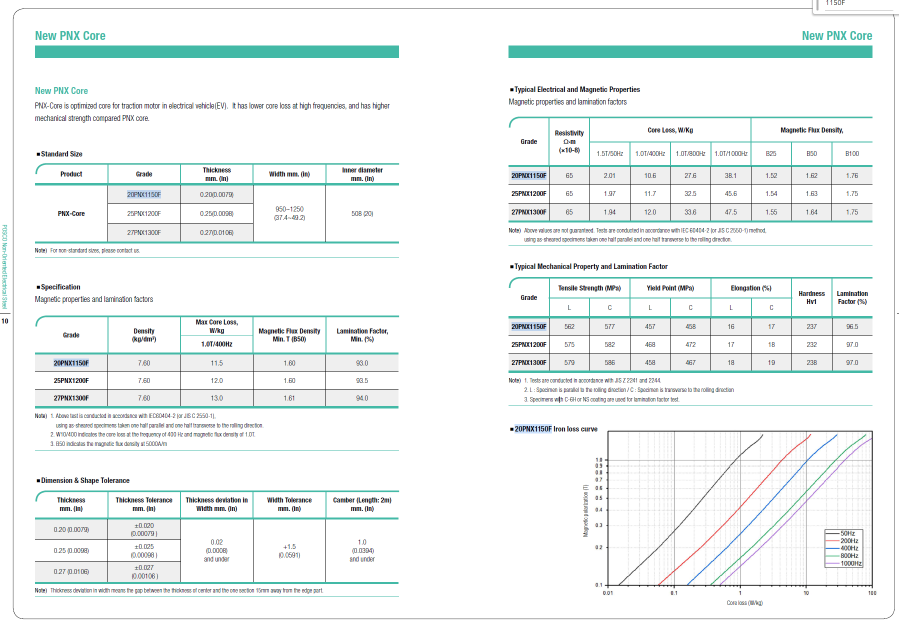
#> input picture material/PNX1150F.png, 1797 x 1253 px, found by its file name (shown at 1/2 size)
$ python digitize_pnx_curve.py
#> lines starting #> are read from the running program, lines starting #| are printed output that depends on the picture; after the words box and inside, x2 and y2 are one past the last pixel; in counts of white or black regions, pixels touching at a corner belong together
import json
from pathlib import Path

import numpy as np
from PIL import Image, ImageDraw


IMG_PATH = Path("material/PNX1150F.png")
OUT_PATH = Path("material/pnx1150f_digitized_points.json")

# Plot box from page image (detected from border lines)
X0, X1 = 1215, 1744
Y0, Y1 = 862, 1170

# Axis calibration pixel bounds inside plot box (auto-detected at runtime)
AX_X0, AX_X1 = X0, X1
AX_Y0, AX_Y1 = Y0, Y1

# Axis calibration
P_MIN, P_MAX = 0.01, 100.0
B_MIN, B_MAX = 0.1, 1.0
B_AXIS_SCALE = "log10"

# Digitization grid (more granular than 0.2T spacing)
B_GRID_START = 0.2
B_GRID_END = 1.0
B_GRID_STEP = 0.05
TARGET_B = [round(float(v), 4) for v in np.arange(B_GRID_START, B_GRID_END + 0.5 * B_GRID_STEP, B_GRID_STEP)]

COARSE_GUIDE_POINTS = {
    "50Hz": [(0.2, 0.04), (0.4, 0.15), (0.6, 0.35), (0.8, 0.62), (1.0, 0.95)],
    "200Hz": [(0.2, 0.22), (0.4, 0.85), (0.6, 1.8), (0.8, 3.3), (1.0, 5.1)],
    "400Hz": [(0.2, 0.55), (0.4, 2.0), (0.6, 4.5), (0.8, 7.8), (1.0, 10.6)],
    "800Hz": [(0.2, 1.4), (0.4, 6.5), (0.6, 12.0), (0.8, 21.0), (1.0, 27.6)],
    "1000Hz": [(0.2, 2.0), (0.4, 7.8), (0.6, 16.5), (0.8, 28.0), (1.0, 38.1)],
}

# Explicit visual sanity bounds from plot-grid inspection.
VISUAL_BOUNDS = {
    ("800Hz", 0.4): (6.0, 7.0),
}

# Anchor at B=1.0T (table or visually estimated)
ANCHOR_P_AT_B1 = {
    "50Hz": 0.95,
    "200Hz": 5.1,
    "400Hz": 10.6,
    "800Hz": 27.6,
    "1000Hz": 38.1,
}


def b_to_y(b):
    h = AX_Y1 - AX_Y0
    if B_AXIS_SCALE == "log10":
        t = (np.log10(float(b)) - np.log10(B_MIN)) / (np.log10(B_MAX) - np.log10(B_MIN))
    else:
        t = (float(b) - B_MIN) / (B_MAX - B_MIN)
    y = AX_Y1 - t * h
    return int(round(y))


def x_to_p(x):
    w = AX_X1 - AX_X0
    t = (float(x) - AX_X0) / w
    logp = np.log10(P_MIN) + t * (np.log10(P_MAX) - np.log10(P_MIN))
    return float(10 ** logp)


def p_to_x(p):
    w = AX_X1 - AX_X0
    t = (np.log10(float(p)) - np.log10(P_MIN)) / (np.log10(P_MAX) - np.log10(P_MIN))
    return int(round(AX_X0 + t * w))


def detect_axis_pixels(img):
    roi = img[Y0 : Y1 + 1, X0 : X1 + 1]
    h, w, _ = roi.shape
    mask = np.any(roi < 245, axis=2)

    row_counts = mask.sum(axis=1)
    col_counts = mask.sum(axis=0)

    full_rows = [i for i, v in enumerate(row_counts) if v >= int(w * 0.97)]
    full_cols = [i for i, v in enumerate(col_counts) if v >= int(h * 0.97)]

    if not full_rows or not full_cols:
        return X0, X1, Y0, Y1

    y_bottom_rel = max(full_rows)
    top_candidates = [r for r in full_rows if 5 < r < y_bottom_rel - 20]
    y_top_rel = min(top_candidates) if top_candidates else min(full_rows)

    x_left_rel = min(full_cols)
    x_right_rel = max(full_cols)

    if x_right_rel - x_left_rel < int(0.6 * w):
        x_left_rel, x_right_rel = 0, w - 1
    if y_bottom_rel - y_top_rel < int(0.4 * h):
        y_top_rel, y_bottom_rel = 0, h - 1

    return X0 + x_left_rel, X0 + x_right_rel, Y0 + y_top_rel, Y0 + y_bottom_rel


def build_masks(img):
    r = img[:, :, 0]
    g = img[:, :, 1]
    b = img[:, :, 2]

    masks = {
        "50Hz": (r < 85) & (g < 85) & (b < 85),
        "200Hz": (r > 170) & (g < 125) & (b < 125),
        "400Hz": (b > 150) & (r < 125) & (g < 190),
        "800Hz": (g > 125) & (r < 140) & (b < 150),
        "1000Hz": (r > 130) & (b > 130) & (g < 165),
    }
    return masks


# [17 lines left out: function pick_x, not called in this run]


def pick_x_near(mask, y, ref_x, y_win=3, x_win=180, monotonic_max=None):
    y0 = max(Y0, y - y_win)
    y1 = min(Y1, y + y_win)
    band = mask[y0 : y1 + 1, X0 : X1 + 1]
    _, xs = np.where(band)
    if xs.size == 0:
        return None
    x_abs = xs + X0

    if monotonic_max is not None:
        x_abs = x_abs[x_abs <= monotonic_max + 6]
        if x_abs.size == 0:
            return None

    # Exclude legend segment area for middle-low B rows.
    if 1025 <= y <= 1125:
        x_abs = x_abs[x_abs < 1650]
        if x_abs.size == 0:
            return None

    x_abs = x_abs[(x_abs >= ref_x - x_win) & (x_abs <= ref_x + x_win)]
    if x_abs.size == 0:
        return None

    return int(x_abs[np.argmin(np.abs(x_abs - ref_x))])


def extract_points(img):
    masks = build_masks(img)
    out = {}
    for freq, mask in masks.items():
        freq_points = []
        b_desc = sorted(TARGET_B, reverse=True)

        # Seed by anchor at 1.0T when possible.
        seed_p = ANCHOR_P_AT_B1.get(freq)
        prev_x = p_to_x(seed_p) if seed_p is not None else None

        for b_val in b_desc:
            y = b_to_y(b_val)

            if prev_x is None:
                x = pick_x(mask, y)
            else:
                x = pick_x_near(mask, y, ref_x=prev_x, monotonic_max=prev_x)

            if x is None:
                continue

            p = x_to_p(x)
            freq_points.append((float(b_val), p))
            prev_x = x

        freq_points.sort(key=lambda t: t[0])
        out[freq] = freq_points
    return out


def complete_curve(points, target_b):
    if not points:
        return []

    pmap = {float(b): float(p) for b, p in points}
    known = sorted((b, p) for b, p in pmap.items() if p > 0)
    if len(known) == 1:
        b0, p0 = known[0]
        return [(b, p0) for b in target_b]

    def interp_loglog(b, b1, p1, b2, p2):
        lb = np.log10(float(b))
        lb1, lb2 = np.log10(float(b1)), np.log10(float(b2))
        lp1, lp2 = np.log10(float(p1)), np.log10(float(p2))
        if abs(lb2 - lb1) < 1e-15:
            return float(p1)
        t = (lb - lb1) / (lb2 - lb1)
        lp = lp1 + t * (lp2 - lp1)
        return float(10 ** lp)

    out = []
    kb = [b for b, _ in known]
    kp = [p for _, p in known]
    for b in target_b:
        b = float(b)
        if b in pmap:
            out.append((b, float(pmap[b])))
            continue

        if b < kb[0]:
            p = interp_loglog(b, kb[0], kp[0], kb[1], kp[1])
        elif b > kb[-1]:
            p = interp_loglog(b, kb[-2], kp[-2], kb[-1], kp[-1])
        else:
            j = 1
            while j < len(kb) and kb[j] < b:
                j += 1
            p = interp_loglog(b, kb[j - 1], kp[j - 1], kb[j], kp[j])
        out.append((b, p))

    # Enforce monotonic increase with B.
    fixed = []
    prev = 0.0
    for b, p in sorted(out, key=lambda t: t[0]):
        pp = max(float(p), prev * 1.001 if prev > 0 else float(p))
        fixed.append((b, pp))
        prev = pp
    return fixed


def is_curve_suspicious(points):
    if len(points) != len(TARGET_B):
        return True
    vals = [float(p) for _, p in points]
    if min(vals) <= 0:
        return True
    if vals[-1] / vals[0] < 4.0:
        return True
    # detect abrupt end jump often caused by legend contamination near high-B point
    if len(vals) >= 2 and vals[-1] / max(vals[-2], 1e-12) > 2.0:
        return True
    # too many non-increasing steps
    non_inc = sum(1 for i in range(len(vals) - 1) if vals[i + 1] <= vals[i])
    return non_inc > 1


def enforce_visual_bounds(data):
    for (freq, b), (lo, hi) in VISUAL_BOUNDS.items():
        arr = data.get(freq, [])
        idx = next((i for i, (bb, _) in enumerate(arr) if abs(bb - b) < 1e-12), None)
        if idx is None:
            continue
        p = arr[idx][1]
        if p < lo or p > hi:
            arr[idx] = (arr[idx][0], min(max(p, lo), hi))
            data[freq] = complete_curve(arr, TARGET_B)


def value_at_b(points, b):
    idx = next((i for i, (bb, _) in enumerate(points) if abs(float(bb) - float(b)) < 1e-12), None)
    if idx is None:
        return None
    return float(points[idx][1])


def build_validation_report(data):
    checks = []
    for (freq, b), (lo, hi) in VISUAL_BOUNDS.items():
        p = value_at_b(data.get(freq, []), b)
        ok = p is not None and lo <= p <= hi
        checks.append({"frequency": freq, "B": b, "min": lo, "max": hi, "value": p, "ok": ok})
    return {"bounds_checks": checks, "all_passed": all(c["ok"] for c in checks) if checks else True}


def max_rel_error_vs_guide(points, guide):
    pmap = {float(b): float(p) for b, p in points}
    rels = []
    for b, g in guide:
        p = pmap.get(float(b))
        if p is None:
            continue
        rels.append(abs(p - g) / max(abs(g), 1e-12))
    return max(rels) if rels else float("inf")


def p_to_x_local(p):
    return p_to_x(p)


def b_to_y_local(b):
    return b_to_y(b)


def export_overlays(img, data):
    out_dir = Path("picture/digitize_debug/pnx1150f")
    out_dir.mkdir(parents=True, exist_ok=True)

    colors = {
        "50Hz": (0, 0, 0),
        "200Hz": (220, 60, 60),
        "400Hz": (40, 120, 220),
        "800Hz": (60, 170, 90),
        "1000Hz": (160, 90, 200),
    }

    full = Image.fromarray(img.copy())
    d_full = ImageDraw.Draw(full)
    d_full.rectangle([X0, Y0, X1, Y1], outline=(255, 120, 0), width=2)
    d_full.rectangle([AX_X0, AX_Y0, AX_X1, AX_Y1], outline=(0, 220, 220), width=2)

    freq_files = {}
    for freq, pts in data.items():
        color = colors.get(freq, (255, 255, 0))
        roi = Image.fromarray(img[Y0 : Y1 + 1, X0 : X1 + 1].copy())
        d_roi = ImageDraw.Draw(roi)
        d_roi.rectangle([0, 0, X1 - X0, Y1 - Y0], outline=(255, 120, 0), width=2)
        d_roi.rectangle([AX_X0 - X0, AX_Y0 - Y0, AX_X1 - X0, AX_Y1 - Y0], outline=(0, 220, 220), width=2)

        for b, p in pts:
            x = p_to_x_local(p)
            y = b_to_y_local(b)
            d_full.ellipse([x - 3, y - 3, x + 3, y + 3], fill=color)
            d_roi.ellipse([x - X0 - 3, y - Y0 - 3, x - X0 + 3, y - Y0 + 3], fill=color)

        path = out_dir / f"overlay_{freq.lower()}.png"
        roi.save(path)
        freq_files[freq] = str(path).replace("\\", "/")

    full_path = out_dir / "overlay_all_freq.png"
    full.save(full_path)

    return {
        "all": str(full_path).replace("\\", "/"),
        "per_frequency": freq_files,
    }


def main():
    global AX_X0, AX_X1, AX_Y0, AX_Y1

    img = np.array(Image.open(IMG_PATH).convert("RGB"))
    AX_X0, AX_X1, AX_Y0, AX_Y1 = detect_axis_pixels(img)
#> in detect_axis_pixels, `roi = img[Y0 : Y1 + 1, X0 : X1 + 1]`:
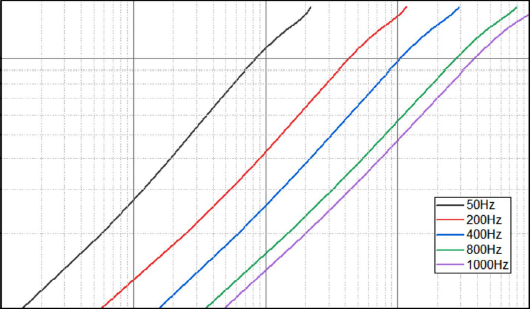
#> roi: shape (309, 530, 3); mean R, G, B 242.6, 242.6, 243.1
#> in detect_axis_pixels, `mask = np.any(roi < 245, axis=2)`:
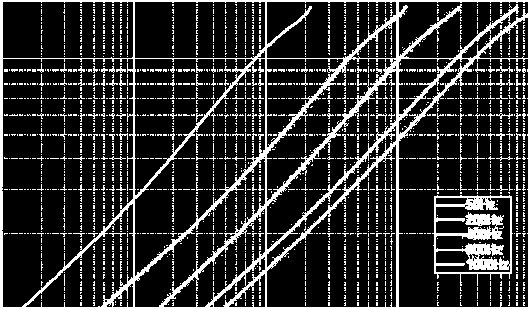
#> mask: shape (309, 530) bool; 18.9% white; 2317 white regions (2274 under 20 px), largest, box (x1, y1, x2, y2) and area: (0, 0, 530, 309) 16564, (432, 195, 513, 286) 2904, (496, 66, 513, 73) 49
#> in detect_axis_pixels, `row_counts = mask.sum(axis=1)`: row_counts = 309 values, max 530 at index 0, min 12 at index 3, mean 100
#> in detect_axis_pixels, `col_counts = mask.sum(axis=0)`: col_counts = 530 values, max 309 at index 0, min 5 at index 3, mean 58.31
#> in detect_axis_pixels, `full_rows = [i for i, v in enumerate(row_counts) if v >= int(w * 0.97)]`: full_rows = [0, 1, 58, 307, 308]
#> in detect_axis_pixels, `full_cols = [i for i, v in enumerate(col_counts) if v >= int(h * 0.97)]`: full_cols = [0, 1, 2, 133, 134, 265, 266, 396, 397, 398, 528, 529]
#> in detect_axis_pixels, `y_bottom_rel = max(full_rows)`: y_bottom_rel = 308
#> in detect_axis_pixels, `top_candidates = [r for r in full_rows if 5 < r < y_bottom_rel - 20]`: top_candidates = [58]
#> in detect_axis_pixels, `y_top_rel = min(top_candidates) if top_candidates else min(full_rows)`: y_top_rel = 58
#> in detect_axis_pixels, `x_left_rel = min(full_cols)`: x_left_rel = 0
#> in detect_axis_pixels, `x_right_rel = max(full_cols)`: x_right_rel = 529
#> AX_X0 = 1215; AX_X1 = 1744; AX_Y0 = 920; AX_Y1 = 1170

    data = extract_points(img)
#> in build_masks, `r = img[:, :, 0]`:
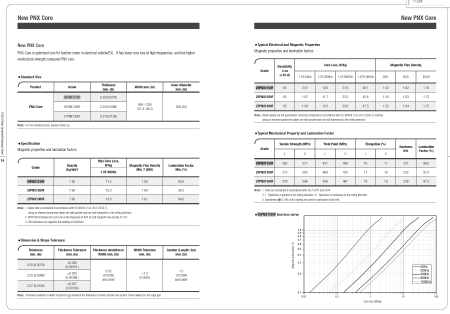
#> r: shape (1253, 1797) (shown at 1/4 size); min 0, max 255, mean 239
#> in build_masks, `g = img[:, :, 1]`:
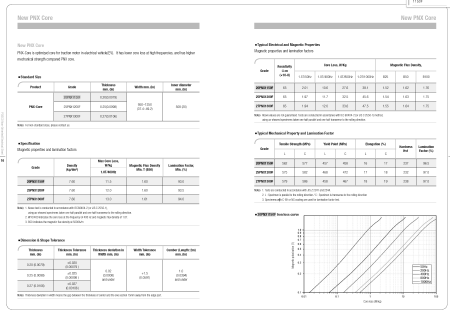
#> g: shape (1253, 1797) (shown at 1/4 size); min 0, max 255, mean 243.9
#> in extract_points, `masks = build_masks(img)`: masks = 5 items
#> the loop in extract_points, `for freq, mask in masks.items():` made 5 passes
#> (freq, seed_p) on passes 3 to 4: ('400Hz', 10.6), ('800Hz', 27.6)

    # Anchor table points for better consistency at B=1.0
    table_anchor = {
        "400Hz": 10.6,
        "800Hz": 27.6,
        "1000Hz": 38.1,
    }
    for freq, p in table_anchor.items():
        pts = [(b, v) for (b, v) in data.get(freq, []) if abs(b - 1.0) > 1e-12]
        pts.append((1.0, p))
        pts.sort(key=lambda t: t[0])
        data[freq] = pts

    # Complete each curve over TARGET_B with log-log interpolation/extrapolation.
    for freq in list(data.keys()):
        data[freq] = complete_curve(data[freq], TARGET_B)
#> this loop made 5 passes
#> freq on passes 1 to 5: '50Hz', '200Hz', '400Hz', '800Hz', '1000Hz'

    # Fallback to coarse guide interpolation when extracted curve looks suspicious.
    for freq, guide in COARSE_GUIDE_POINTS.items():
        if freq not in data or is_curve_suspicious(data[freq]):
            data[freq] = complete_curve(guide, TARGET_B)
            continue

        # Even if shape checks pass, reject when coarse checkpoints deviate too much.
        rel = max_rel_error_vs_guide(data[freq], guide)
        if rel > 0.20:
            data[freq] = complete_curve(guide, TARGET_B)

    enforce_visual_bounds(data)

    # Cross-frequency monotonicity per B: 50 <= 200 <= 400 <= 800 <= 1000.
    freq_order = ["50Hz", "200Hz", "400Hz", "800Hz", "1000Hz"]
    for b in TARGET_B:
        prev = 0.0
        for f in freq_order:
            arr = data.get(f, [])
            idx = next((i for i, (bb, _) in enumerate(arr) if abs(bb - b) < 1e-12), None)
            if idx is None:
                continue
            p = arr[idx][1]
            p_fixed = max(p, prev * 1.001 if prev > 0 else p)
            arr[idx] = (arr[idx][0], p_fixed)
            prev = p_fixed
#> this loop made 17 passes
#> b on passes 1 to 8: 0.2, 0.25, 0.3, 0.35, 0.4, 0.45, 0.5, 0.55

    # Keep B<1.0 points below the anchored 1.0T value per frequency.
    for f, arr in data.items():
        p_end = next((p for b, p in arr if abs(b - 1.0) < 1e-12), None)
        if p_end is None:
            continue
        cap = p_end * 0.999
        fixed = []
        for b, p in arr:
            if b < 1.0:
                fixed.append((b, min(p, cap)))
            else:
                fixed.append((b, p))
        prev = 0.0
        mono = []
        for b, p in fixed:
            pp = max(p, prev * 1.001 if prev > 0 else p)
            mono.append((b, pp))
            prev = pp
        data[f] = mono
#> this loop made 5 passes

    validation = build_validation_report(data)
    overlays = export_overlays(img, data)
#> the loop in export_overlays, `for freq, pts in data.items():` made 5 passes
#> pass 1, in export_overlays, `roi.save(path)`:
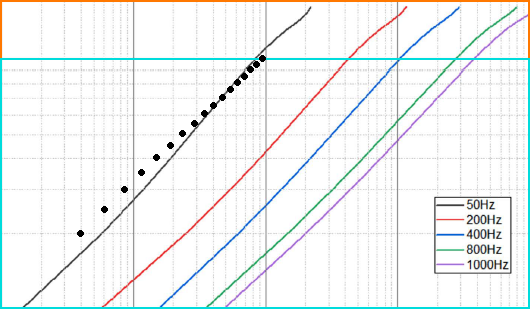
#> saved as overlay_50hz.png: PIL image 530x309 RGB; mean R, G, B 240.6, 243.7, 243.3
#> pass 2, in export_overlays, `roi.save(path)`:
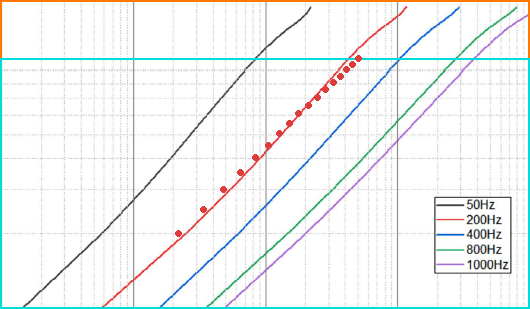
#> saved as overlay_200hz.png: PIL image 530x309 RGB; mean R, G, B 241.4, 244, 243.6
#> in export_overlays, `full.save(full_path)`:
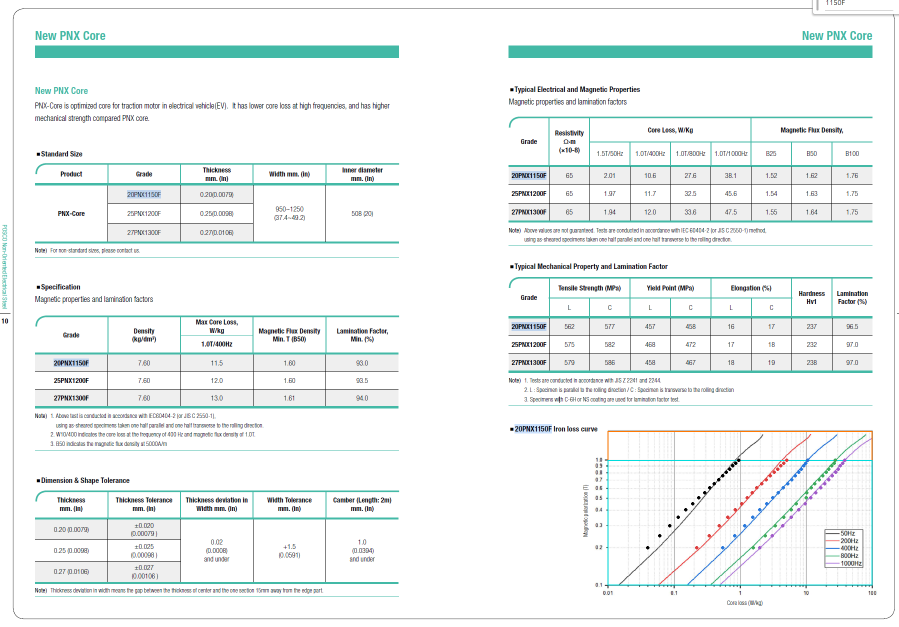
#> saved as overlay_all_freq.png: PIL image 1797x1253 RGB (shown at 1/2 size); mean R, G, B 238.7, 243.8, 243.2

    payload = {
        "source_image": str(IMG_PATH).replace("\\", "/"),
        "plot_box": {"x0": X0, "x1": X1, "y0": Y0, "y1": Y1},
        "axis_pixels": {"x0": AX_X0, "x1": AX_X1, "y0": AX_Y0, "y1": AX_Y1},
        "axis": {
            "core_loss_w_per_kg": {"min": P_MIN, "max": P_MAX, "scale": "log10"},
            "magnetic_flux_density_t": {"min": B_MIN, "max": B_MAX, "scale": B_AXIS_SCALE},
        },
        "validation": validation,
        "overlay_images": overlays,
        "points_by_frequency": data,
    }

    OUT_PATH.parent.mkdir(parents=True, exist_ok=True)
    OUT_PATH.write_text(json.dumps(payload, indent=2), encoding="utf-8")
    print(f"saved: {OUT_PATH}")
    print("validation:", validation)
#| validation: {'bounds_checks': [{'frequency': '800Hz', 'B': 0.4, 'min': 6.0, 'max': 7.0, 'value': 6.0, 'ok': True}], 'all_passed': True}
    print("overlay:", overlays)
#> (printed output is left out)
    for freq, pts in data.items():
        print(freq, pts)


if __name__ == "__main__":
    main()

$ run again, with material/1K101_BH_curve.png copied over material/PNX1150F.png
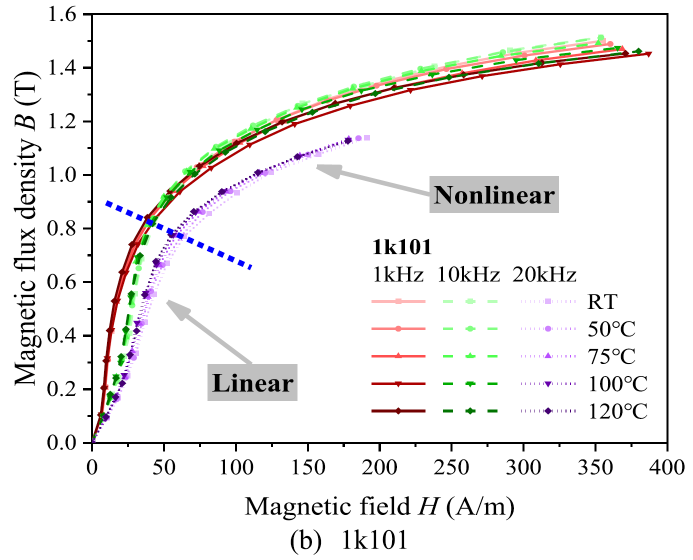
#> input picture material/1K101_BH_curve.png, 1386 x 1119 px, found by its file name (shown at 1/2 size)
#> in detect_axis_pixels, `mask = np.any(roi < 245, axis=2)`:
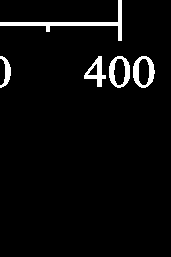
#> mask: shape (257, 171) bool; 4% white; 5 white regions, box (x1, y1, x2, y2) and area: (0, 0, 122, 41) 660, (133, 56, 155, 88) 329, (109, 56, 130, 88) 316, (84, 56, 106, 87) 272, (0, 56, 11, 88) 164
#> row_counts = 257 values, max 122 at index 22, min 0 at index 41, mean 6.77
#> col_counts = 171 values, max 47 at index 118, min 0 at index 130, mean 10.18
#> full_rows = []
#> AX_X0 = 1215; AX_X1 = 1744; AX_Y0 = 862; AX_Y1 = 1170
#> masks = 5 items
#> the loop in extract_points, `for freq, mask in masks.items():` made 5 passes
#> (freq, seed_p) on passes 2 to 3: ('200Hz', 5.1), ('400Hz', 10.6)
#> after the loop in extract_points, `for freq, mask in masks.items():`: out = {'50Hz': [(0.55, 0.0881), (0.6, 0.0881), (0.65, 0.0822), (0.75, 0.0822), (0.8, 0.0822), (0.85, 0.0822), (0.9, 0.0822), (0.95, 0.0822), (1, 0.0822)], '200Hz': [], '400Hz': [], '800Hz': [], '1000Hz': []}
#> in main, `data = extract_points(img)`: data has the same summary as out in extract_points
#> after the loop in main, `for freq, p in table_anchor.items():`: data = {'50Hz': [(0.55, 0.0881), (0.6, 0.0881), (0.65, 0.0822), (0.75, 0.0822), (0.8, 0.0822), (0.85, 0.0822), (0.9, 0.0822), (0.95, 0.0822), (1, 0.0822)], '200Hz': [], '400Hz': [(1, 10.6)], '800Hz': [(1, 27.6)], '1000Hz': [(1, 38.1)]}
#> the loop in main, `for freq in list(data.keys()):` made 5 passes
#> (freq, known in complete_curve, p0 in complete_curve) on passes 3 to 5: ('400Hz', [(1, 10.6)], 10.6), ('800Hz', [(1, 27.6)], 27.6), ('1000Hz', [(1, 38.1)], 38.1)
#> after the loop in main, `for freq in list(data.keys()):`: data = 5 items
#> the loop in enforce_visual_bounds, `for (freq, b), (lo, hi) in VISUAL_BOUNDS.items():` made 1 pass
#> (idx, p) on pass 1: (4, 6.5)
#> the loop in main, `for b in TARGET_B:` made 17 passes
#> b on passes 1 to 8: 0.2, 0.25, 0.3, 0.35, 0.4, 0.45, 0.5, 0.55
#> the loop in main, `for f, arr in data.items():` made 5 passes
#> (f, p_end, cap) on passes 1 to 5: ('50Hz', 0.95, 0.949), ('200Hz', 5.1, 5.09), ('400Hz', 10.6, 10.59), ('800Hz', 27.6, 27.57), ('1000Hz', 38.1, 38.06)
#> the loop in build_validation_report, `for (freq, b), (lo, hi) in VISUAL_BOUNDS.items():` made 1 pass
#> after the loop in build_validation_report, `for (freq, b), (lo, hi) in VISUAL_BOUNDS.items():`: checks = 1 item
#> validation = 2 items
#> the loop in export_overlays, `for freq, pts in data.items():` made 5 passes
#> freq on passes 2 to 5: '200Hz', '400Hz', '800Hz', '1000Hz'
#> in export_overlays, `full.save(full_path)`:
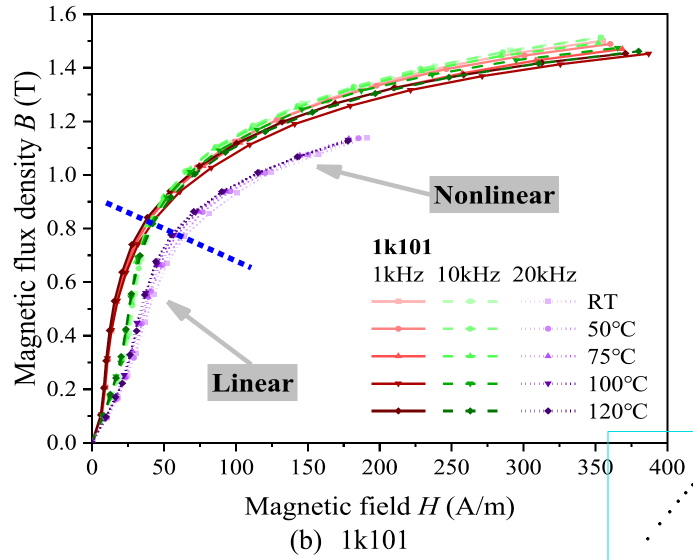
#> saved as overlay_all_freq.png: PIL image 1386x1119 RGB (shown at 1/2 size); mean R, G, B 240.5, 239.8, 239.2
#| validation: {'bounds_checks': [{'frequency': '800Hz', 'B': 0.4, 'min': 6.0, 'max': 7.0, 'value': 6.5, 'ok': True}], 'all_passed': True}
#> (printed output is left out)
#> the loop in main, `for freq, pts in data.items():` made 5 passes
#> (printed output is left out)
